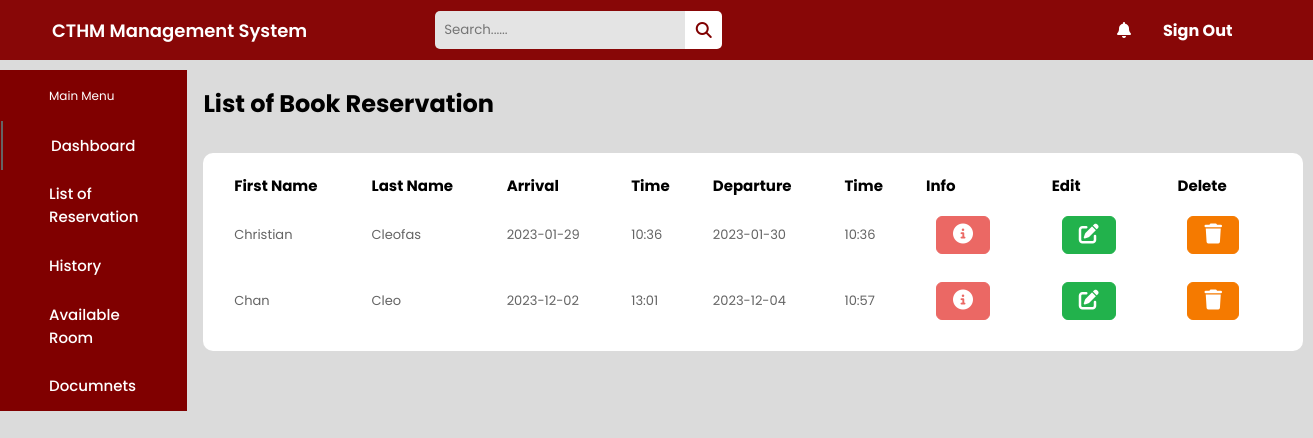
Page /Dashboard/list (signed in) on the earlier database version.
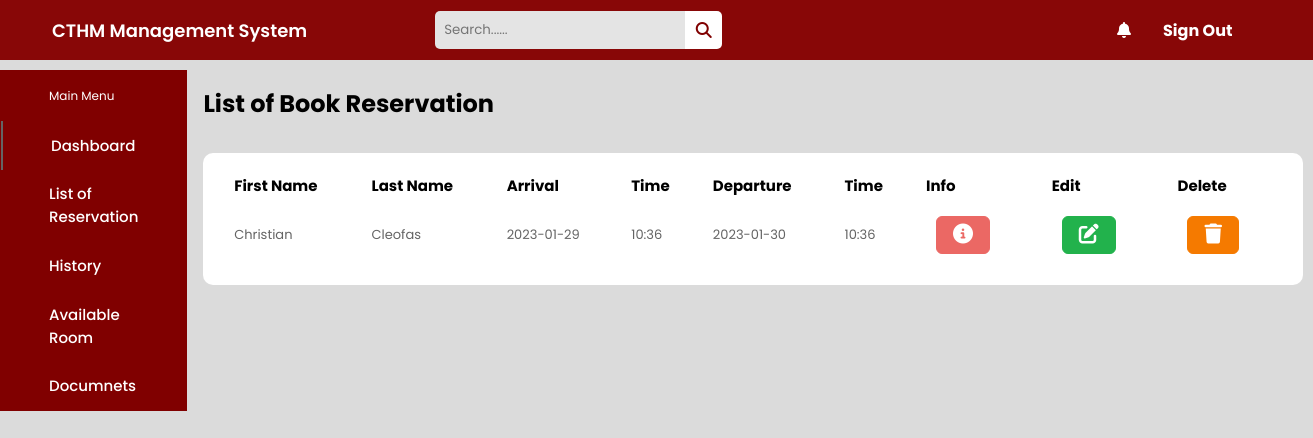
Same page on the later database version.
### HomePage/models.py (models this page shows, shortened)
class Reservation(models.Model):
    fname = models.CharField(max_length=50)
    lname = models.CharField(max_length=50)
    address = models.CharField(max_length=70)
    city = models.CharField(max_length=70)
    province = models.CharField(max_length=70)
    postal = models.CharField(max_length=50)
    email = models.CharField(max_length=50)
    phone = models.CharField(max_length=50)
    arrival_date = models.CharField(max_length=50)
    arrival_time = models.CharField(max_length=50)
    departure_date = models.CharField(max_length=50)
    departure_time = models.CharField(max_length=50)
    number_person = models.CharField(max_length=50)
    message = models.CharField(max_length=80)

### Dashboard/views.py (the view)
# urls.py: path('list', views.list, name='list'),
def list(request):
    return render(request, 'Dashboard/list.html', {
        'reservation' : Reservation.objects.all(),
    })

### Dashboard/templates/Dashboard/list.html (shortened to what the changed rows need)
{% load static %}
<!DOCTYPE html>
<html lang="en">
<head>
    <link rel="stylesheet" href="{% static 'css/list.css' %}">
    <link rel="stylesheet" href="{% static 'css/frame.css' %}">
    <link rel="stylesheet" href="https://cdnjs.cloudflare.com/ajax/libs/font-awesome/6.2.0/css/all.min.css" />
</head>
<body>
    {% if user.is_authenticated %}
    <div class="container">
        <div class="main-body">
            <h2>List of Book Reservation</h2>
            <div class="history_lists">
                <div class="list1">
                    <table>
                        <thead>
                            <tr>
                                <th>First Name</th>
                                <th>Last Name</th>
                                <th>Arrival</th>
                                <th>Time</th>
                                <th>Departure</th>
                                <th>Time</th>
                                <th>Info</th>
                                <th>Edit</th>
                                <th>Delete</th>
                            </tr>
                        </thead>
                        {% if reservation %}
                        <tbody>
                            {% for item in reservation %}
                            <tr>
                                <td>{{ item.fname }}</td>
                                <td>{{ item.lname }}</td>
                                <td>{{ item.arrival_date }}</td>
                                <td>{{ item.arrival_time }}</td>
                                <td>{{ item.departure_date }}</td>
                                <td>{{ item.departure_time }}</td>
                                <td>
                                    <button type="button" class="btn btn-primary" href="{% url 'list_item' item.id %}" data-bs-toggle="modal" data-bs-target="#myModal{{item.id}}">
                                        <i class="fa-solid fa-circle-info fa-lg"></i>
                                    </button>
                                </td>
                                <td>
                                    <button type="button" class="btn btn-success" href="" data-bs-toggle="" data-bs-target="">
                                        <i class="fa-solid fa-edit fa-lg"></i>
                                    </button>
                                </td>
                                <td>
                                    <button type="button" class="btn btn-danger" data-bs-toggle="modal" data-bs-target="#delete{{item.id}}">
                                        <i class="fa-solid fa-trash fa-lg"></i>
                                    </button>
                                </td>
                            </tr>
                            {% endfor %}
                        </tbody>
                        {% endif %}
                    </table>
                </div>
            </div>
        </div>
    </div>
    {% endif %}
</body>
</html>

Differences in the rows shown:
removed Reservation: fname "Chan", lname "Cleo", arrival_date "2023-12-02", arrival_time "13:01", departure_date "2023-12-04", departure_time "10:57"
